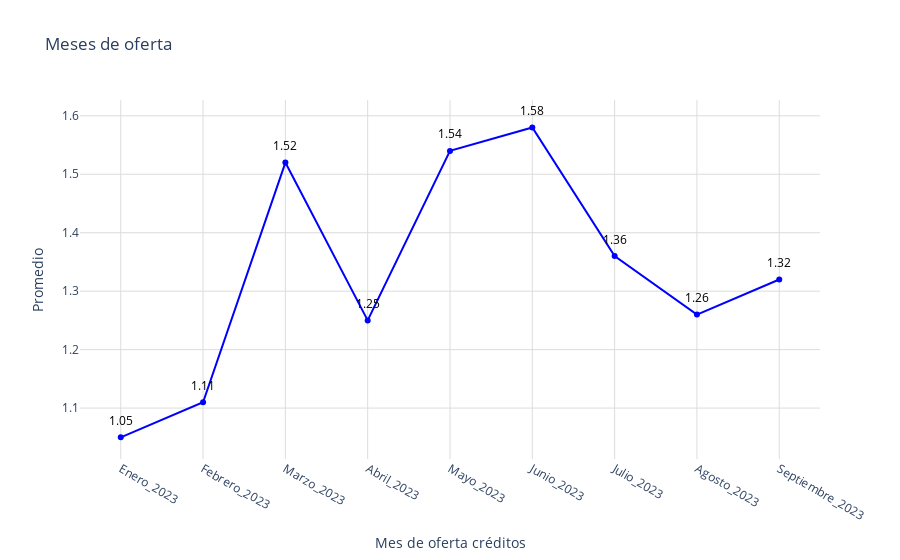

Notebook code cell kept with this figure:
### Code cell
# Obtener los datos
promedio = conteo_2023['promedio_creditos']
meses = conteo_2023['mes']

# Crear figura
fig = go.Figure()
fig.add_trace(go.Scatter(
    x=meses,
    y=promedio,
    mode='markers+lines',
    marker=dict(color='blue'),
))
# Agregar anotaciones para mostrar los valores encima de los puntos
for mes, dia in zip(meses, promedio):
    fig.add_annotation(
        x=mes,
        y=dia,
        text=str(dia),  # Texto que se mostrará (el valor del día)
        showarrow=False,  # No mostrar la flecha
        font=dict(color='black', size=12),  # Estilo del texto
        xshift=0,  # Desplazamiento horizontal del texto
        yshift=17,  # Desplazamiento vertical del texto
        textangle=0  # Ángulo del texto
    )
# Actualizar diseño
fig.update_layout(
    title='Meses de oferta',
    xaxis_title='Mes de oferta créditos',
    yaxis_title='Promedio',
    xaxis=dict(gridcolor='#dddcda', tickmode='array', tickvals=list(range(len(meses))), ticktext=meses),
    yaxis=dict(gridcolor='#dddcda', gridwidth=1),
    plot_bgcolor='rgba(0,0,0,0)'
)

# Exportar gráfica como archivo HTML
def guardar_grafico_como_html(fig, nombre_archivo, carpeta='graficas'):
    # Crear la carpeta si no existe
    if not os.path.exists(carpeta):
        os.makedirs(carpeta)
    
    # Gráfica como archivo HTML en la carpeta especificada
    pio.write_html(fig, f'{carpeta}/{nombre_archivo}.html')

guardar_grafico_como_html(fig, 'g_scatt_MonthSupply_puebla', carpeta='graficas')
fig.show()

### Figure 1 — Plotly figure (JSON) as saved in the notebook; plotly's stock layout.template omitted (floating-point values rounded to 4 significant figures)
{"data": [{"marker": {"color": "blue"}, "mode": "markers+lines", "type": "scatter", "x": ["Enero_2023", "Febrero_2023", "Marzo_2023", "Abril_2023", "Mayo_2023", "Junio_2023", "Julio_2023", "Agosto_2023", "Septiembre_2023"], "y": [1.05, 1.11, 1.52, 1.25, 1.54, 1.58, 1.36, 1.26, 1.32]}], "layout": {"annotations": [{"font": {"color": "black", "size": 12}, "showarrow": false, "text": "1.05", "textangle": 0, "x": "Enero_2023", "xshift": 0, "y": 1.05, "yshift": 17}, {"font": {"color": "black", "size": 12}, "showarrow": false, "text": "1.11", "textangle": 0, "x": "Febrero_2023", "xshift": 0, "y": 1.11, "yshift": 17}, {"font": {"color": "black", "size": 12}, "showarrow": false, "text": "1.52", "textangle": 0, "x": "Marzo_2023", "xshift": 0, "y": 1.52, "yshift": 17}, {"font": {"color": "black", "size": 12}, "showarrow": false, "text": "1.25", "textangle": 0, "x": "Abril_2023", "xshift": 0, "y": 1.25, "yshift": 17}, {"font": {"color": "black", "size": 12}, "showarrow": false, "text": "1.54", "textangle": 0, "x": "Mayo_2023", "xshift": 0, "y": 1.54, "yshift": 17}, {"font": {"color": "black", "size": 12}, "showarrow": false, "text": "1.58", "textangle": 0, "x": "Junio_2023", "xshift": 0, "y": 1.58, "yshift": 17}, {"font": {"color": "black", "size": 12}, "showarrow": false, "text": "1.36", "textangle": 0, "x": "Julio_2023", "xshift": 0, "y": 1.36, "yshift": 17}, {"font": {"color": "black", "size": 12}, "showarrow": false, "text": "1.26", "textangle": 0, "x": "Agosto_2023", "xshift": 0, "y": 1.26, "yshift": 17}, {"font": {"color": "black", "size": 12}, "showarrow": false, "text": "1.32", "textangle": 0, "x": "Septiembre_2023", "xshift": 0, "y": 1.32, "yshift": 17}], "plot_bgcolor": "rgba(0,0,0,0)", "title": {"text": "Meses de oferta"}, "xaxis": {"gridcolor": "#dddcda", "tickmode": "array", "ticktext": ["Enero_2023", "Febrero_2023", "Marzo_2023", "Abril_2023", "Mayo_2023", "Junio_2023", "Julio_2023", "Agosto_2023", "Septiembre_2023"], "tickvals": [0, 1, 2, 3, 4, 5, 6, 7, 8], "title": {"text": "Mes de oferta créditos"}}, "yaxis": {"gridcolor": "#dddcda", "gridwidth": 1, "title": {"text": "Promedio"}}}}
